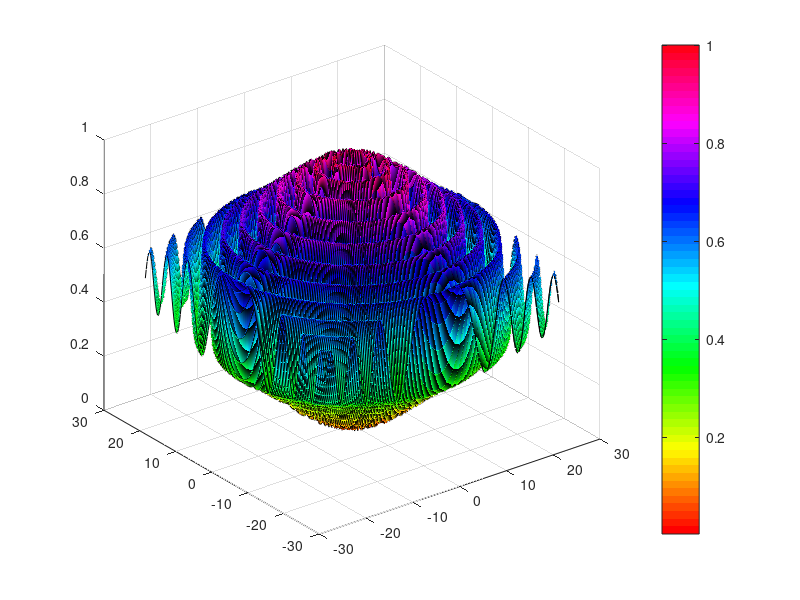

Write the MATLAB code that produced this figure.
[X,Y] = meshgrid(-25:.25:25);

Z = 0.5-((((sin(sqrt(X.^2+Y.^2))).^2)-(0.5))./(((1)+(0.001).*((X.^2+Y.^2))).^2));

surf(X,Y,Z)

colormap hsv

colorbar
